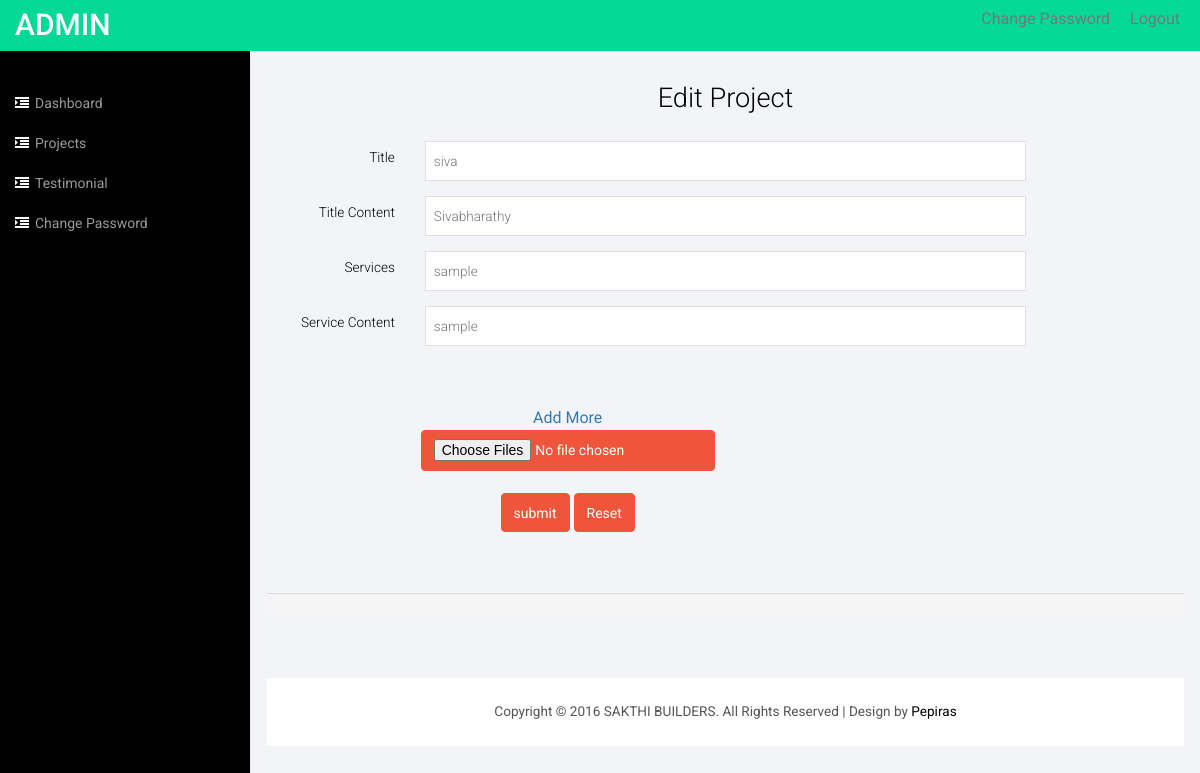
/admin/edit_projects.php?id=4&table=exterior (signed in), run on the app's committed database.
### tables this page shows
CREATE TABLE `exterior` (
  `id` int(11) NOT NULL,
  `img1` varchar(500) DEFAULT NULL,
  `img2` varchar(500) DEFAULT NULL,
  `img3` varchar(500) DEFAULT NULL,
  `img4` varchar(500) DEFAULT NULL,
  `title` varchar(200) DEFAULT NULL,
  `titlecontent` varchar(10000) DEFAULT NULL,
  `services` varchar(200) DEFAULT NULL,
  `servicescontent` varchar(10000) DEFAULT NULL
);

### admin/edit_projects.php (the view, shortened to what this page needs)
<?php
include 'includes/dbconfig.php';
$id = $_GET ['id'];
$table = $_GET ['table'];
$sql = "SELECT * FROM $table  WHERE id='$id'";
$sqa = mysqli_query ( $conn, $sql );
$rows = mysqli_fetch_assoc ( $sqa );
?>
<!DOCTYPE HTML>
<html>
<head>
<link href="includes/css/bootstrap.min.css" rel='stylesheet'
	type='text/css' />
<link href="includes/css/style.css" rel='stylesheet' type='text/css' />
<link href="includes/css/font-awesome.css" rel="stylesheet">
</head>
<body>
	<div id="wrapper">
		<nav class="top1 navbar navbar-default navbar-static-top"
			role="navigation" style="margin-bottom: 0">
			<div class="navbar-header">
				<a class="navbar-brand" href="home.php">ADMIN</a>
			</div>
			<ul class="nav navbar-nav navbar-right">
				<li class="m_2"><a href="change_password.php"> Change Password</a></li>
				<li class="m_2"><a href="logout.php"> Logout</a></li>
			</ul>
			<div class="navbar-default sidebar" role="navigation">
				<div class="sidebar-nav navbar-collapse">
					<ul class="nav" id="side-menu">
						<li><a href="home.php"><i class="fa fa-indent nav_icon"></i>Dashboard</a>
						</li>
						<li><a href="#"><i class="fa fa-indent nav_icon"></i>Projects</a>
							</li>
						<li><a href="testimonial.php"><i class="fa fa-indent nav_icon"></i>Testimonial</span></a>
						</li>
						<li><a href="change_password.php"><i class="fa fa-indent nav_icon"></i>Change
								Password</a></li>
					</ul>
				</div>
			</div>
		</nav>
		<div id="page-wrapper">
			<div class="graphs">
				<div class="xs">
					<center>
						<h3>Edit Project</h3>
					</center>
					<div class="tab-content">
						<div class="tab-pane active" id="horizontal-form">
							<form class="form-horizontal" name="frm" action="" method="post"
								enctype="multipart/form-data">
								<div class="form-group">
									<label for="focusedinput" class="col-sm-2 control-label">Title</label>
									<div class="col-sm-8">
										<input type="text" class="form-control1" name="title"
											id="title" placeholder="<?php echo $rows['title']; ?>">
									</div>
								</div>
								<div class="form-group">
									<label for="focusedinput" class="col-sm-2 control-label">Title
										Content</label>
									<div class="col-sm-8">
										<input type="text" class="form-control1" name="titlecontent"
											id="titlecontent"
											placeholder="<?php echo $rows['titlecontent']; ?>">
									</div>
								</div>
								<div class="form-group">
									<label for="focusedinput" class="col-sm-2 control-label">Services</label>
									<div class="col-sm-8">
										<input type="text" class="form-control1" name="services"
											id="services" placeholder="<?php echo $rows['services']; ?>">
									</div>
								</div>
								<div class="form-group">
									<label for="inputPassword" class="col-sm-2 control-label">Service
										Content</label>
									<div class="col-sm-8">
										<input type="text" class="form-control1"
											name="servicescontent" id="servicescontent"
											placeholder="<?php echo $rows['servicescontent']; ?>"> <input
									</div>
								</div>
								<div class="form-group">
									<center>
										<br>
										<br>
										<div class="col-sm-8 col-sm-offset-">
											<span><a href="javascript:void(0);" class="add">Add More</a></span><br>
											<input class="btn-success btn" class="files" name="file[]"
												type="file" multiple="multiple"><br>
										</div>
										<br> <br>
										<div class="col-sm-8 col-sm-offset-">
											<input class="btn-success btn" type="submit" class="submit"
												value="submit" name="submit" /> <input
												class="btn-success btn" type="Reset" class="reset"
												name="reset" />
										</div>
								</div>
								<br>
								<br>
								<div class="panel-footer"></div>
							</form>
						</div>
					</div>
					<div class="copy_layout">
						<p>
							Copyright © 2016 SAKTHI BUILDERS. All Rights Reserved | Design
							by <a href="http://pepiras.com/" target="_blank">Pepiras</a>
						</p>
					</div>
				</div>
			</div>
		</div>
		<link href="includes/css/custom.css" rel="stylesheet">
</body>
</html>

### admin/includes/css/style.css (style rules this page uses)
h4, h5, h6, h1, h2, h3 { margin-top: 0; }
ul, ol { margin: 0; }
p { margin: 0; }
html, body { font-family: 'Roboto', sans-serif; font-size: 100%; background:#000; overflow-x: hidden; }
body a { transition:0.5s all; -webkit-transition:0.5s all; -moz-transition:0.5s all; -o-transition:0.5s all; -ms-transition:0.5s all; }
.navbar .navbar-nav li a { padding: 0 10px; line-height: 56px; position: relative; }
.navbar .navbar-nav li.m_2 a { line-height:38px; }
.but_list, .tab-content { margin:1.5em 0 0 0; }
.navbar-default.sidebar { background-color: #000; font-family: 'Roboto', sans-serif; }
nav.top1.navbar.navbar-default.navbar-static-top { background-color:rgb(6, 217, 149); font-family: 'Roboto', sans-serif; }
.navbar-default .navbar-brand { color: #fff !important; font-size: 30px; font-weight: 500; }
.navbar-right { margin-right: 10px !important; }
.navbar-right li { display:inline-block; }
i.nav_icon { color: #fff; margin-right:6px; }
.sidebar ul li a { color: #999; font-size:14px; }
ul.nav.navbar-nav.navbar-right { height: 51px; }
.sidebar-nav.navbar-collapse { margin: 2em 0 0 0; }
.copy p, .copy_layout p { font-size:0.85em; color:#555; }
.copy p a, .copy_layout p a { color:#000; }
.graphs { padding: 2em 1em; background: #f2f4f8; font-family: 'Roboto', sans-serif; }
.form-control1, .form-control_2.input-sm { border: 1px solid #e0e0e0; padding: 5px 8px; color: #616161; background: #fff; box-shadow: none !important; width: 100%; font-size: 0.85em; font-weight: 300; height: 40px; border-radius: 0; -webkit-appearance: none; }
.xs h3, .widget_head { color:#000; font-size:1.7em; font-weight:300; margin-bottom: 1em; }
.tab-content > .active { display: block; visibility: visible; }
.form-horizontal .control-label { text-align: right; color: #000; font-weight: 300; font-size: 0.85em; }
.radio label, .checkbox label, label { font-size: 0.85em; font-weight:300; vertical-align: middle; }
.badge-success, .bg-green, .bootstrap-switch-success, .btn-success { border-color: #ef553a; background: #ef553a; padding:8.5px 12px; }
.copy_layout { padding:1.5em 0; background:#fff; text-align:center; margin: 4em 0 0em 0; }

### admin/includes/css/custom.css (style rules this page uses)
#wrapper { width: 100%; }
#page-wrapper { min-height: 568px; background-color: #fff; }
@media (min-width:768px) { #page-wrapper { position: inherit; margin: 0 0 0 250px; border-left: 1px solid #e7e7e7; } }
.sidebar .sidebar-nav.navbar-collapse { padding-right: 0; padding-left: 0; }
@media (min-width:768px) { .sidebar { z-index: 1; position: absolute; width: 250px; margin-top: 51px; } }

### data on the page
exterior: title "siva", titlecontent "Sivabharathy", services "sample", servicescontent "sample"
